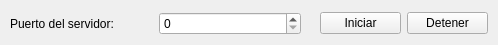
<?xml version="1.0" encoding="UTF-8"?>
<ui version="4.0">
 <class>Widget</class>
 <widget class="QWidget" name="Widget">
  <property name="geometry">
   <rect>
    <x>0</x>
    <y>0</y>
    <width>498</width>
    <height>45</height>
   </rect>
  </property>
  <property name="windowTitle">
   <string>Widget</string>
  </property>
  <widget class="QWidget" name="layoutWidget">
   <property name="geometry">
    <rect>
     <x>10</x>
     <y>10</y>
     <width>291</width>
     <height>28</height>
    </rect>
   </property>
   <layout class="QGridLayout" name="gridLayout">
    <item row="0" column="0">
     <widget class="QLabel" name="label">
      <property name="text">
       <string>Puerto del servidor:</string>
      </property>
     </widget>
    </item>
    <item row="0" column="1">
     <widget class="QSpinBox" name="Puerto">
      <property name="maximum">
       <number>99999999</number>
      </property>
     </widget>
    </item>
   </layout>
  </widget>
  <widget class="QWidget" name="layoutWidget">
   <property name="geometry">
    <rect>
     <x>320</x>
     <y>10</y>
     <width>168</width>
     <height>27</height>
    </rect>
   </property>
   <layout class="QGridLayout" name="gridLayout_2">
    <item row="0" column="0">
     <widget class="QPushButton" name="Iniciar">
      <property name="text">
       <string>Iniciar</string>
      </property>
     </widget>
    </item>
    <item row="0" column="1">
     <widget class="QPushButton" name="Detener">
      <property name="text">
       <string>Detener</string>
      </property>
     </widget>
    </item>
   </layout>
  </widget>
 </widget>
 <resources/>
 <connections/>
</ui>
